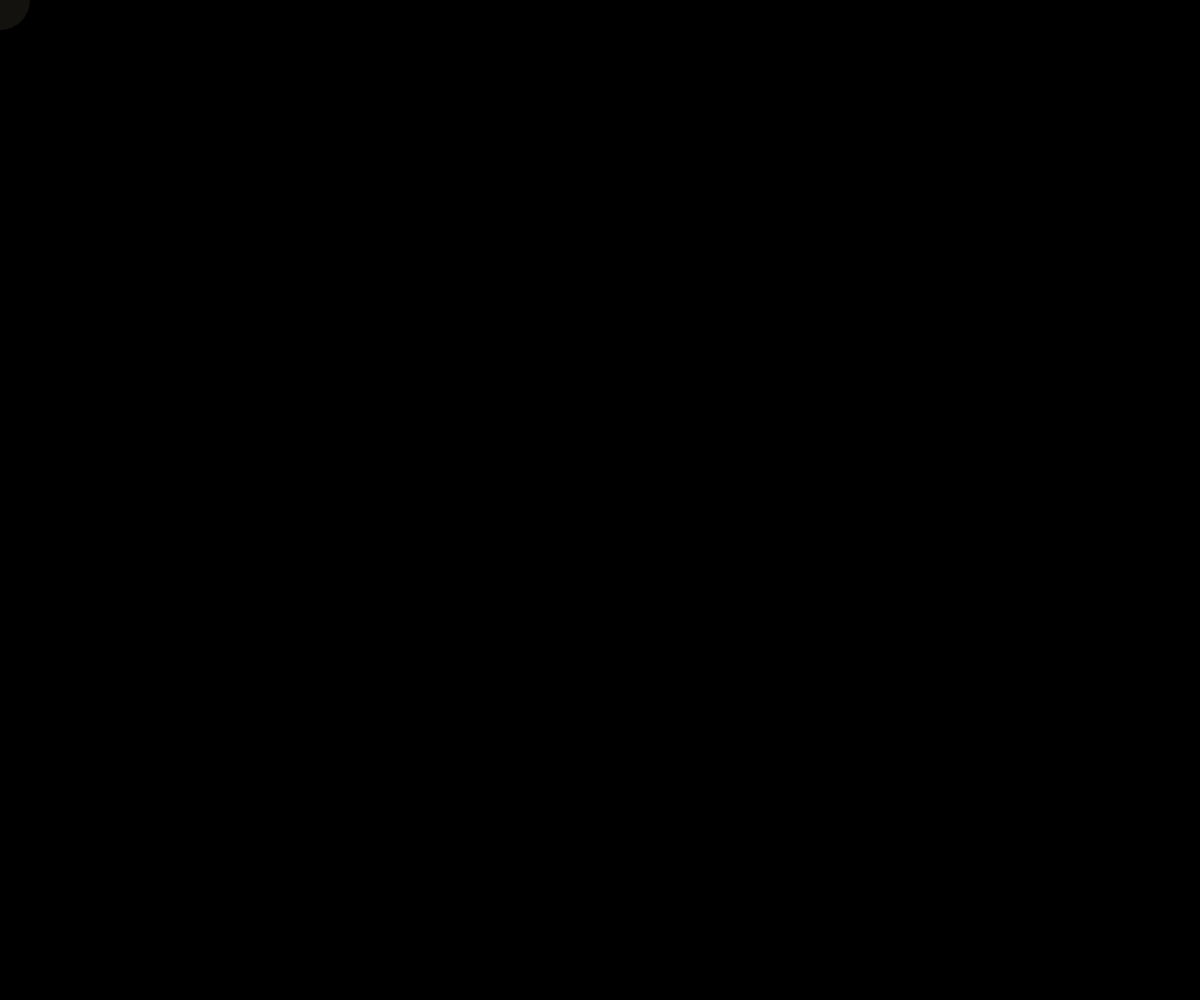
Frame 1 (no input)
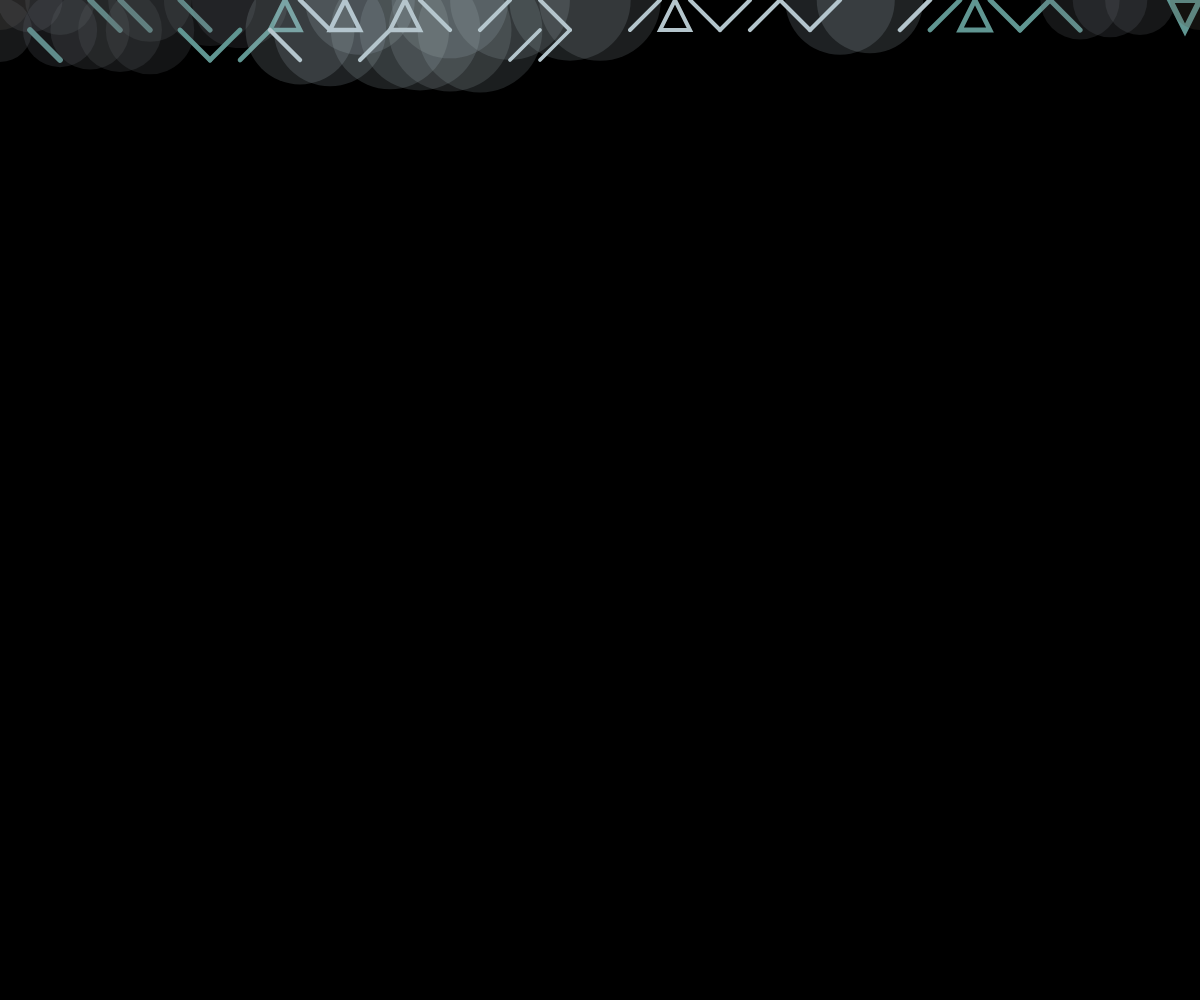
Frame 60 (no input)
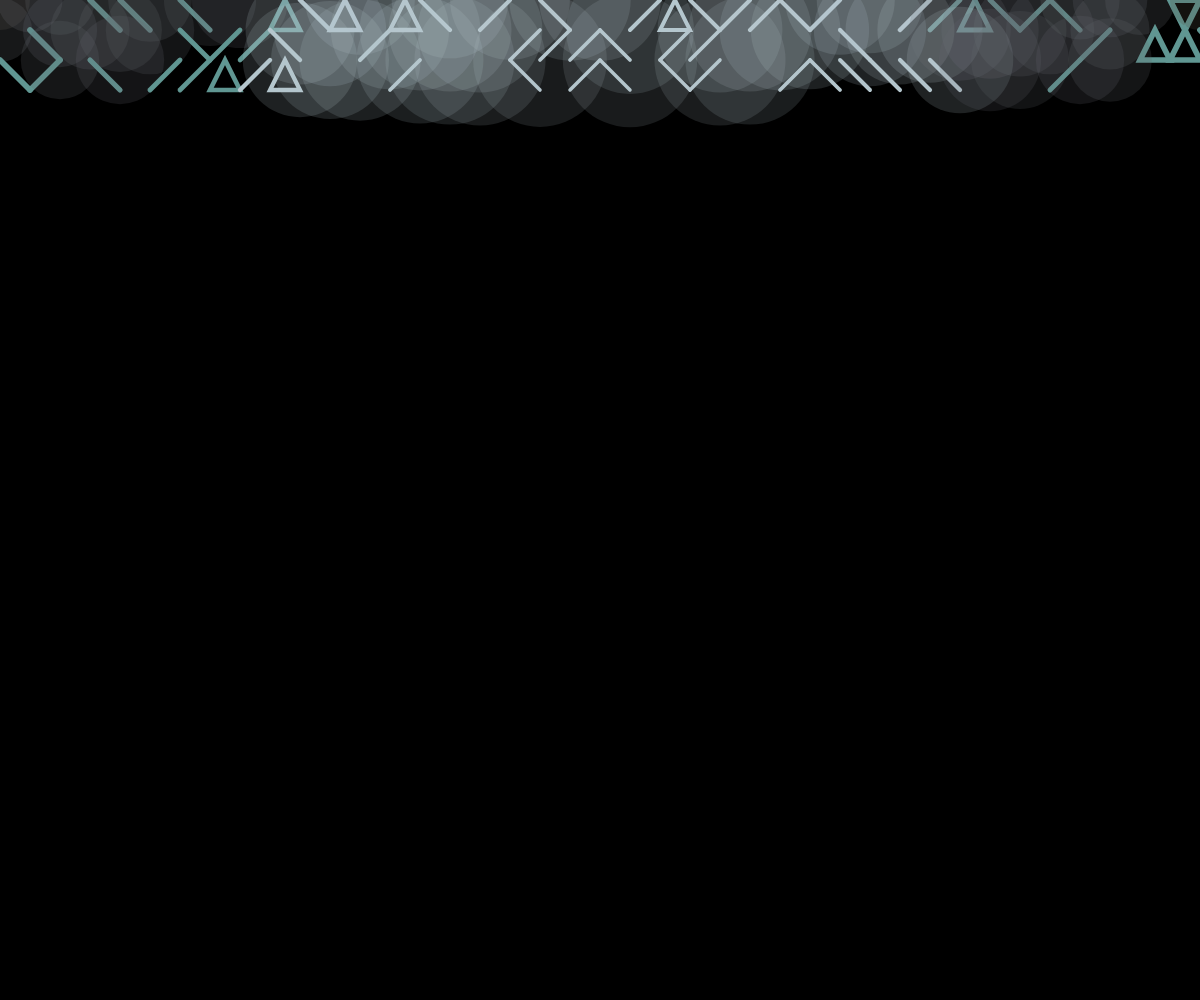
Frame 120 (the mouse pressed at the canvas centre since frame 60)

The p5.js sketch that drew these frames (run headless with seeded random() and noise() and a simulated clock; from frame 60 on, the mouse is pressed at the canvas centre):

// p5.js sketch
// ── sketch.js
/**
 * 	Implementation of 10PRINT-like algorithm (https://10print.org/)
 *
 * 	Many thanks to Daniel Shiffman (http://shiffman.net) for the tremendous amount of work he puts
 * 	in teaching the creative coders community
**/
let x = 0;
let y = 0;
let spacing = 30;
let strk = 1;
let maxDist = 0;
let print = true;
let scheme = ['#524E43','#64676E','#B4C5CC','#609692','#DCE1DB'];
function setup() {
	createCanvas(windowWidth, windowHeight);
	background(0);
	noFill();
	maxDist = dist(0,0, width/2, height/2);
	strokeCap(ROUND);

}

function draw() {
	if(print){
		printChars();
	}

}

function printChars (){
	let d = dist(x,y,width/2, height/2);
	let strk  = map(d,0,maxDist,0.3,spacing/5);

	strokeWeight(strk);
	let schemeIndex = floor(map(d, 0, maxDist,0,4));

	stroke(scheme[schemeIndex]);
	translate(x,y);

	if(random(1)>0.5){

		if(random(1)>0.8 ){
			noFill();
			if(random(1)>0.2){
				triangle(spacing/2,0,0,spacing,spacing,spacing);
			}else{
				triangle(0,0,spacing/2,spacing,spacing,0);
			}
		}else{
			let ellFill = color(scheme[4-schemeIndex]);
			fill(ellFill._getRed(), ellFill._getGreen(), ellFill._getBlue(), strk*10);
			noStroke();
			let diam = spacing*(8-strk)
			ellipse(0,0,diam);
		}
	}else{
		if(random(1)<0.5){
			line(0,0, spacing, spacing);
		}else{
			line(spacing,0,0,spacing);
		}


	}


	x+=spacing;
	if(x>width){
		x=0;
		y+=spacing;
		if(y>height){
			print = false;
		}
	}
}

function keyTyped(){
	if(key == ' '){
		x = 0;
		y = 0;
		background(0);
		print = true;
	}
}
